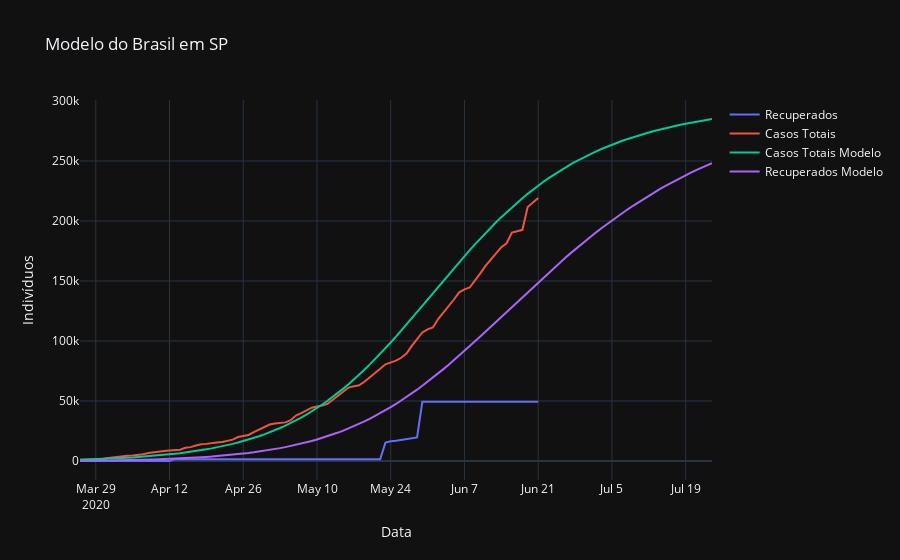

The notebook cell this image was saved under:
### Code cell
fig = go.Figure()

fig.add_trace(go.Scatter(
    name="Recuperados",
    x=state_df["date"],
    y=state_df["recovered"]))
fig.add_trace(go.Scatter(
    name="Casos Totais",
    x=state_df["date"],
    y=state_df["totalCases"]))

fig.add_trace(go.Scatter(
    name="Casos Totais Modelo",
    x=date_pred,
    y=cases_total_pred))
fig.add_trace(go.Scatter(
    name="Recuperados Modelo",
    x=date_pred,
    y=y_pred[2]))

fig.update_layout(template='plotly_dark',
                  xaxis_title='Data', yaxis_title='Indivíduos',
                  title_text="Modelo do Brasil em SP")
fig.show()
